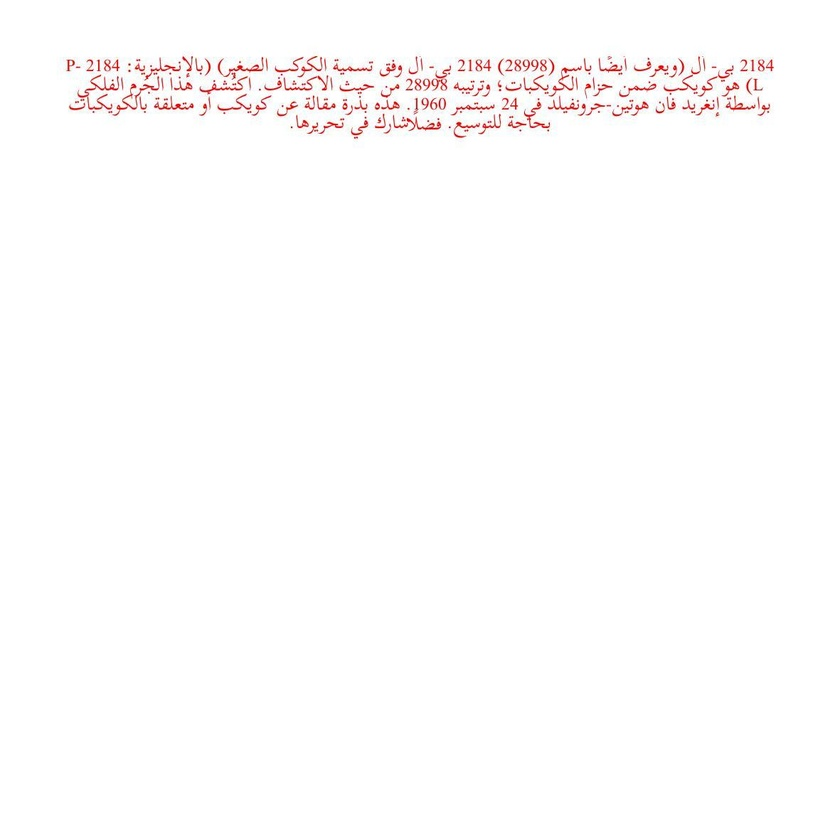
#> input picture image.jpg, 840 x 840 px, shrunk from 1181 x 1181 before the run
$ python -i preprocessing.py   (imports and definitions only)
#> lines starting #> are read from the running program, lines starting #| are printed output that depends on the picture; after the words box and inside, x2 and y2 are one past the last pixel; in counts of white or black regions, pixels touching at a corner belong together
#> further down, picture is the input picture: shape (840, 840, 3); mean B, G, R 252.6, 252.6, 253.8
import numpy as np
import cv2
import cv2 as cv

def salt_paper(image):
    image = cv2.cvtColor(image, cv2.COLOR_BGR2GRAY)
    denoised_image = cv2.medianBlur(image, 3)
    return denoised_image


def text_binary(image, filter:int=1):
#> called with filter = 1
    if len(image.shape) == 3:
        gray_img = cv.cvtColor(image, cv.COLOR_BGR2GRAY)
    else:
        gray_img = image

    if filter != 0:
        blur = cv.GaussianBlur(gray_img, (3,3), 0)
        binary_img = cv.threshold(blur, 0, 255, cv.THRESH_BINARY+cv.THRESH_OTSU)[1]
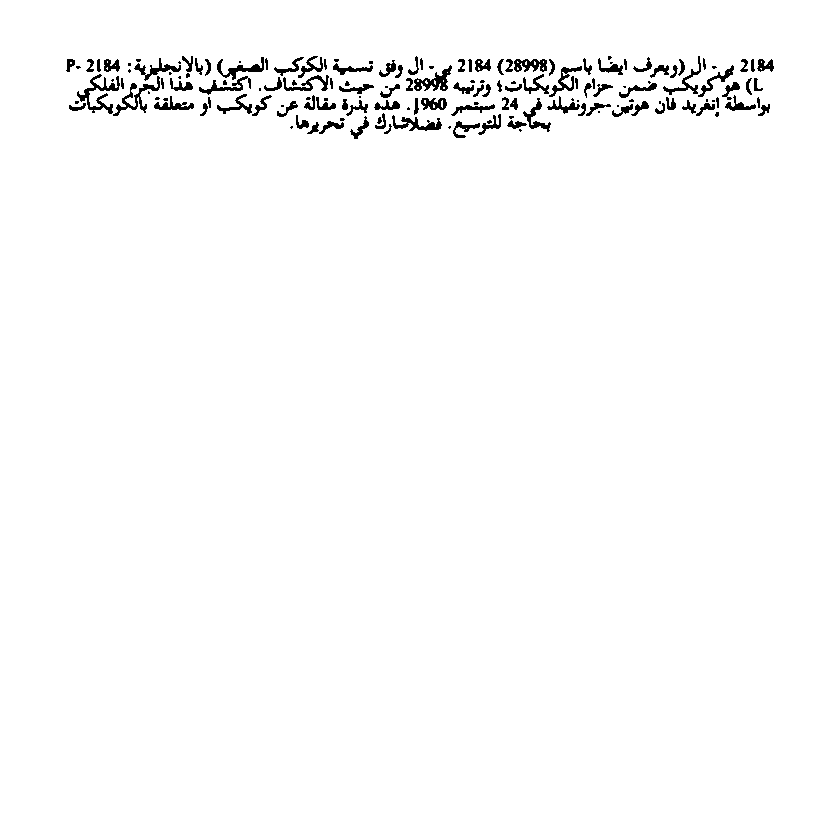
#> binary_img: shape (840, 840); 98.2% white; 159 black regions (51 under 20 px), largest, box (x1, y1, x2, y2) and area: (77, 74, 120, 114) 493, (113, 76, 160, 116) 412, (414, 65, 452, 91) 391
    else:
        binary_img = cv.threshold(gray_img, 0, 255, cv.THRESH_BINARY+cv.THRESH_OTSU)[1]

    white_count = cv.countNonZero(binary_img)
#> white_count = 692981
    black_count = len(binary_img) * len(binary_img[0]) - white_count
#> black_count = 12619
    if(white_count > black_count):
        binary_img = 255 - binary_img
    blur = cv.GaussianBlur(binary_img, (3,3), 0)
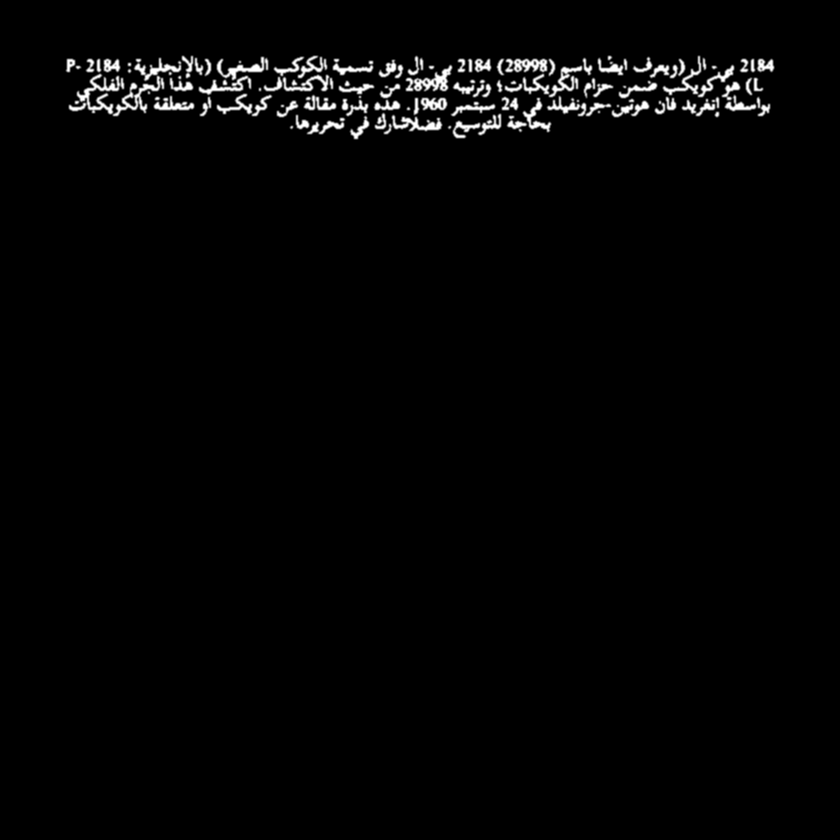
#> blur: shape (840, 840); min 0, max 255, mean 4.6
    return blur


def text_rotation(image):
    kernel = np.ones((7, 7), np.uint8)
    image_canny = cv2.Canny(image,20,120)
    closing = cv2.morphologyEx(image_canny, cv2.MORPH_CLOSE, kernel)
    lines = cv2.HoughLinesP(closing, 1, np.pi/180, 100, minLineLength=100, maxLineGap=10)
    if lines is not None:
        angles = []
        for line in lines:
            x1, y1, x2, y2 = line[0]
            angle = np.degrees(np.arctan2(y2 - y1, x2 - x1))
            angles.append(angle)
        median_angle = np.median(angles)
    else:
        median_angle = 0
    height, width = image.shape[:2]
    rotation_matrix = cv2.getRotationMatrix2D((width / 2, height / 2), median_angle, 1)
    rotated_image = cv2.warpAffine(image, rotation_matrix, (width, height))

    return rotated_image


def preprocess(data):
    preprocessed_data=[]
    for image in data:
        noise_removed=salt_paper(image)
        binary_filter=text_binary(noise_removed)
        rotated=text_rotation(binary_filter)
        preprocessed_data.append(rotated)

    return preprocessed_data

    # image = cv2.imread(r"fonts-dataset\IBM Plex Sans Arabic\994.jpeg")


>>> import cv2
>>> picture = cv2.imread('image.jpg')
>>> result = text_binary(picture)

$ run again, on 1.jpg
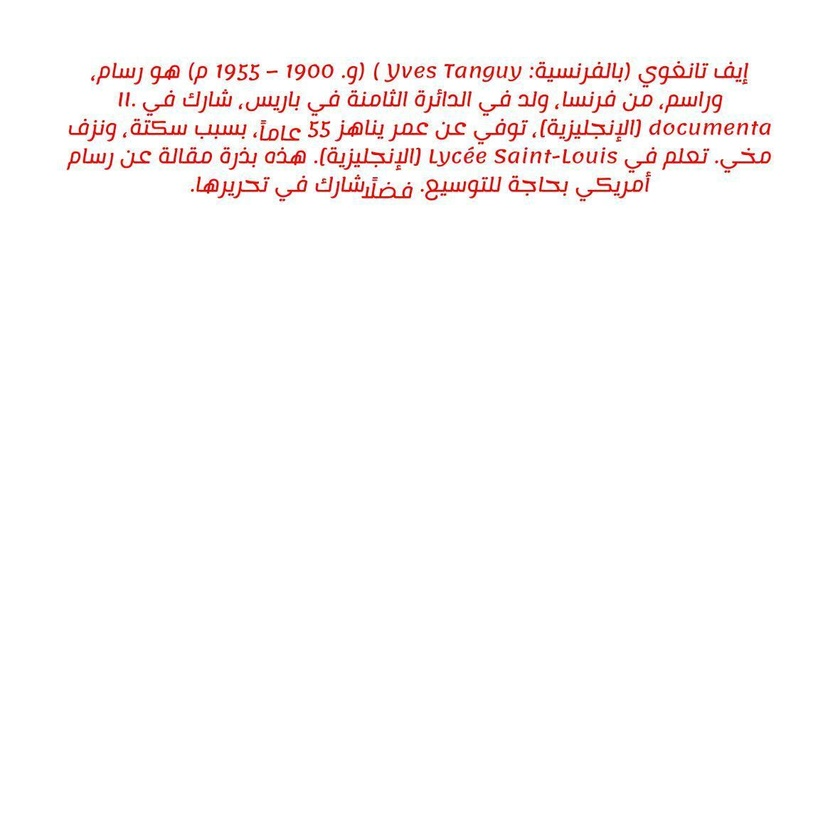
#> input picture 1.jpg, 840 x 840 px, shrunk from 1181 x 1181 before the run
#> picture is the input picture: shape (840, 840, 3); mean B, G, R 249.3, 249.5, 252.5
#> in text_binary, `binary_img = cv.threshold(blur, 0, 255, cv.THRESH_BINARY+cv.THRESH_OTS..`:
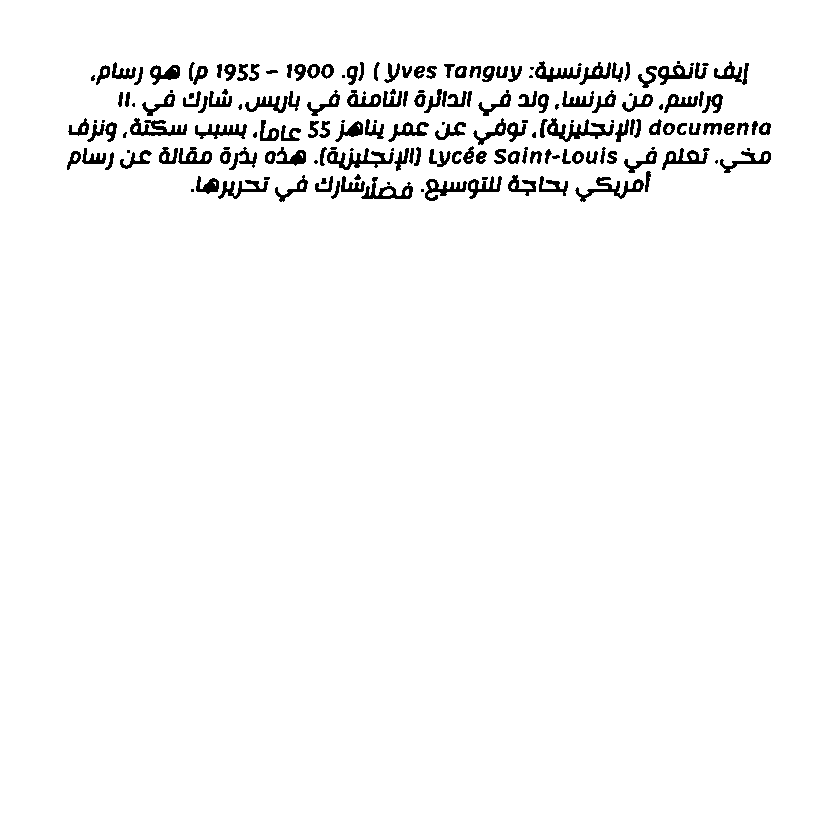
#> binary_img: shape (840, 840); 96.8% white; 183 black regions (40 under 20 px), largest, box (x1, y1, x2, y2) and area: (547, 118, 614, 142) 596, (327, 148, 394, 170) 558, (575, 177, 644, 202) 513
#> white_count = 683244
#> black_count = 22356
#> in text_binary, `blur = cv.GaussianBlur(binary_img, (3,3), 0)`:
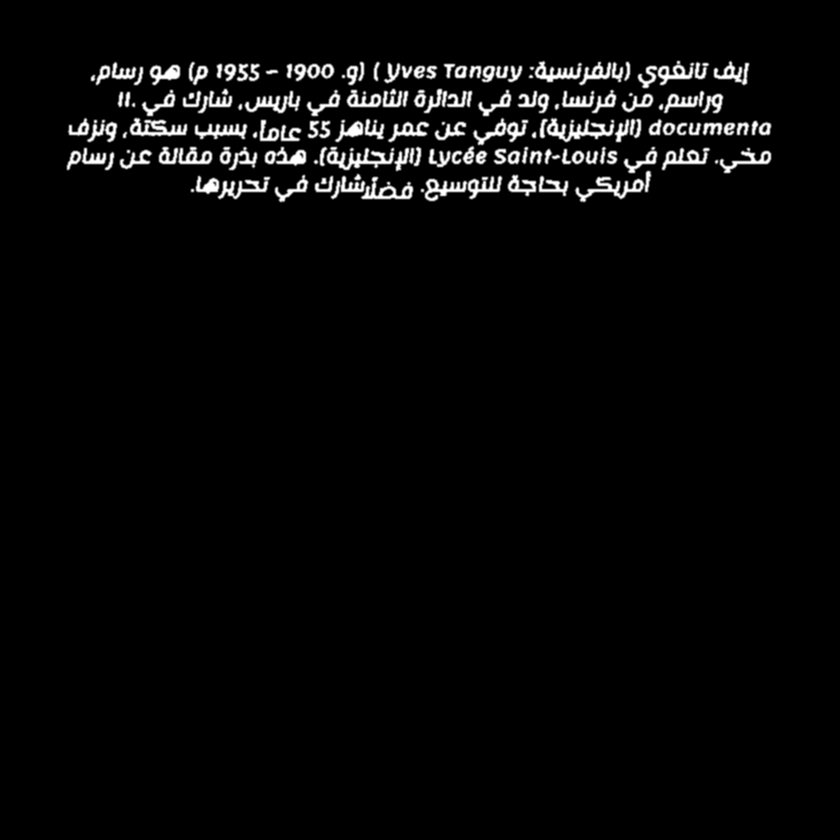
#> blur: shape (840, 840); min 0, max 255, mean 8.1
